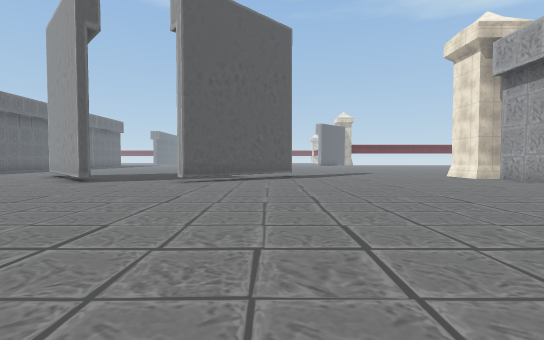
[1] (above)

20 first-person views from a walk through a scene from a Unity 3-D project. The camera is 1.4 m above the floor, tilts 2° down and sees 85° across. The floor is counted in squares, 2 m on a side. Each view is taken from the middle of a square. On the plan, view 1 faces up. The plan holds only what a view shows up to about 10 squares ahead; the rest is blank. The place goes on beyond the plan. The player character is not drawn. Some surface patterns are stand-ins.

[2]
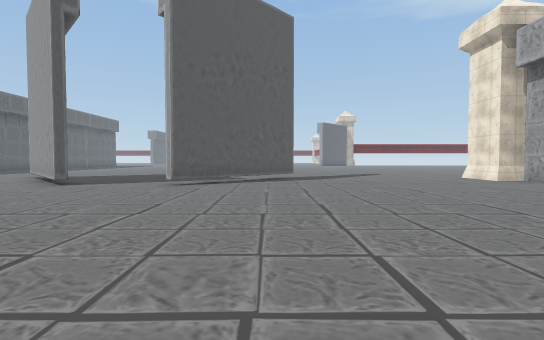

[3]
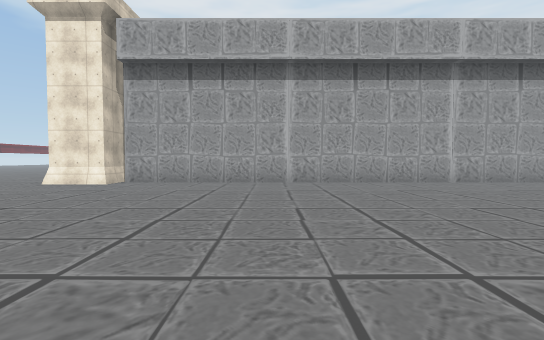

[4]
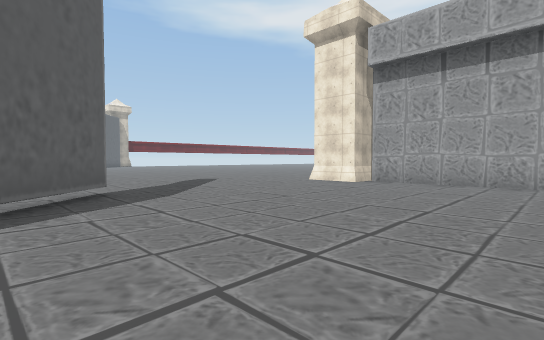

[5]
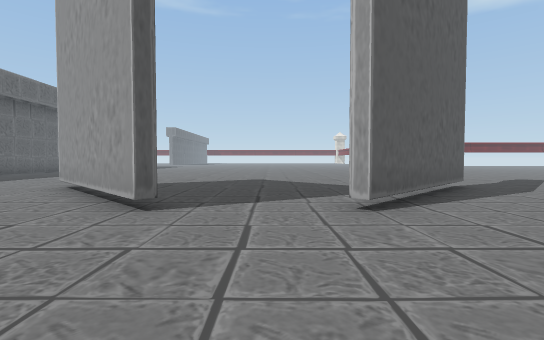

[6]
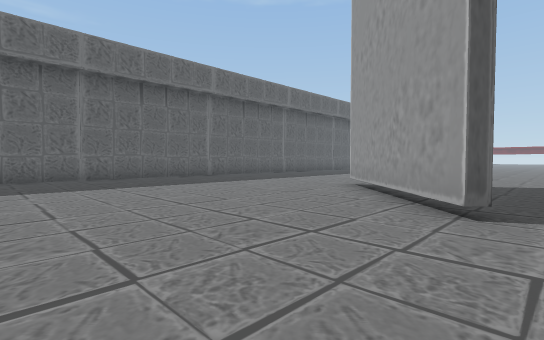

[7]
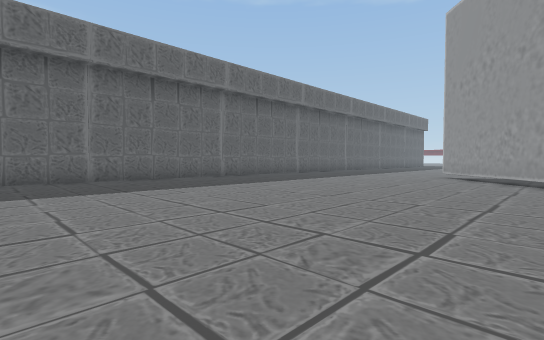

[8]
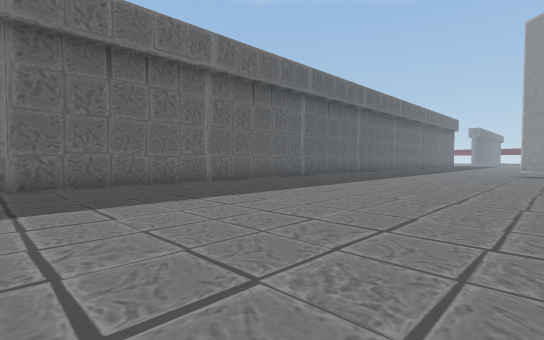

[9]
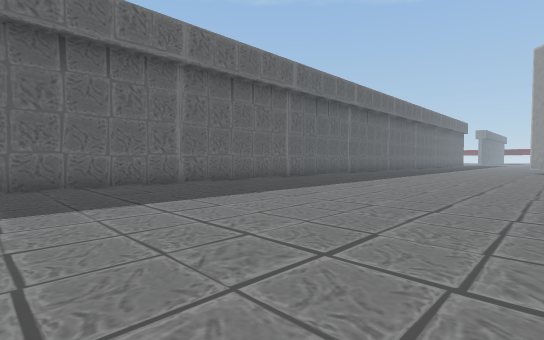

[10]
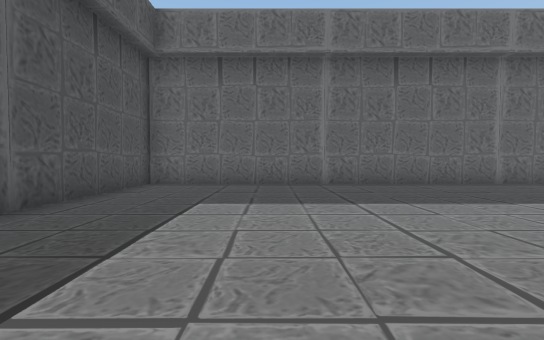

[11]
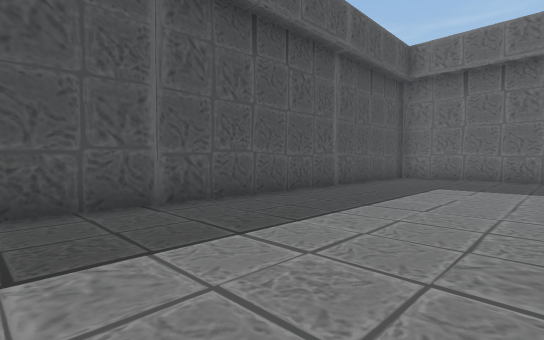

[12]
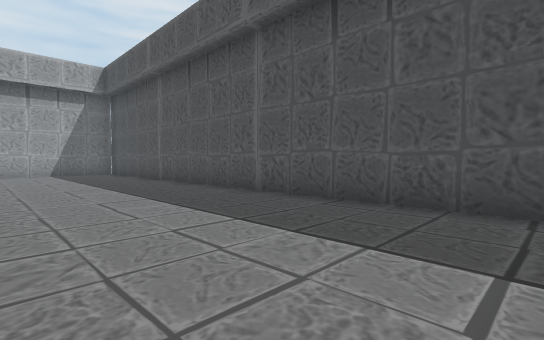

[13]
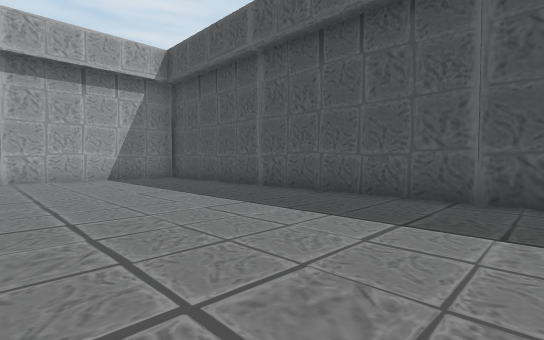

[14]
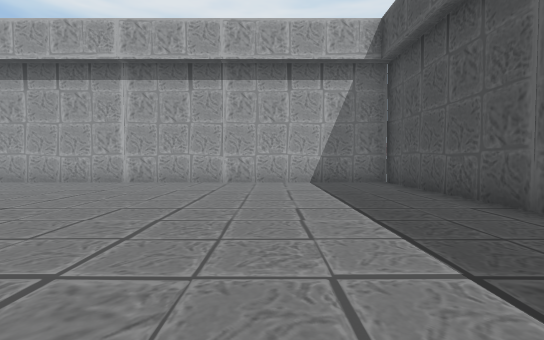

[15]
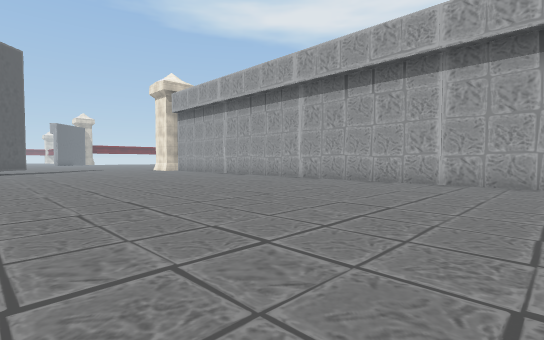

[16]
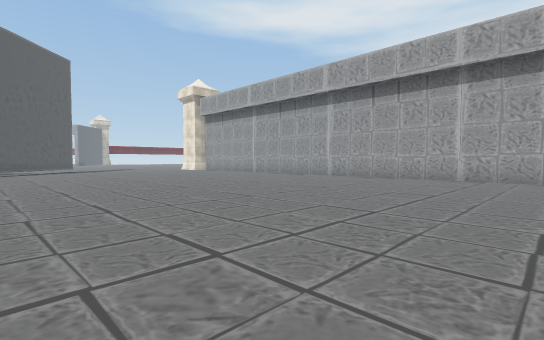

[17]
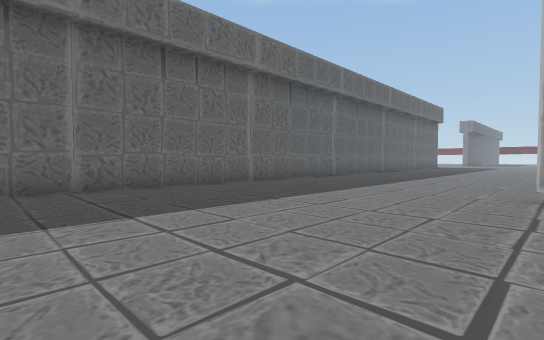

[18]
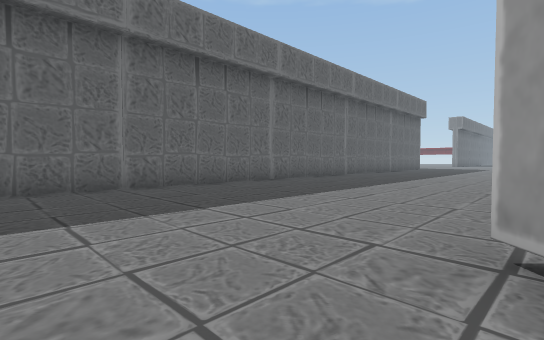

[19]
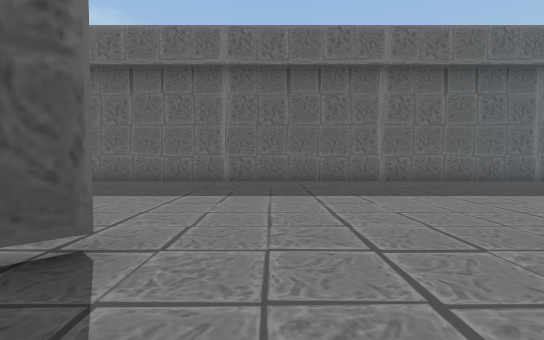

[20]
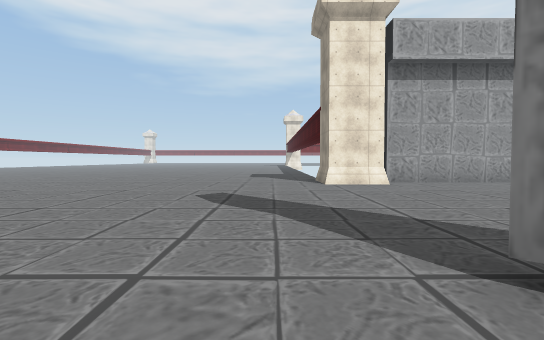

### Floor plan
Points are (right, up) in squares from view 1. A wall is a line through its corners. A room is listed if a view was taken in it or the views show most of it. See-through windows are left out.
Room 1 (views 1, 2, 3, 4, 5, 6, 7, 8, 9, 10, 11, 12, 13, 14, 15, 16, 17, 18, 19, 20)
walls: (-5.6, 9.2) (-5.8, 8.9) (-9.4, 12.5); (0.9, 12.5) (-2.7, 8.9) (-3, 9.2); (-9.2, 12.7) (-8.7, 12.3); (-16.5, 3.6) (-16.5, -12.5) (8.1, -12.5) (8.1, 10.5); (7.5, 10.8) (7.5, 12.4) (9, 12.4); (-16.5, 19.5) (-16.5, 5.5)

Positions as (right, up) in squares from view 1, and headings:
1: (0, 0), facing up
2: (0, 1), facing up
3: (-1, 6), facing right
4: (-1, 6), facing up-right
5: (-4, 5), facing up
6: (-5, 5), facing up-left
7: (-6, 0), facing up-left
8: (-8, -3), facing up-left
9: (-8, -7), facing up-left
10: (-8, -9), facing left
11: (-5, -8), facing down-left
12: (-7, -8), facing down-right
13: (-3, -7), facing down-right
14: (-1, -9), facing right
15: (-1, -7), facing up-right
16: (-3, -7), facing up-right
17: (-9, 6), facing up-left
18: (-9, 10), facing up-left
19: (-7, 14), facing left
20: (-1, 14), facing right
